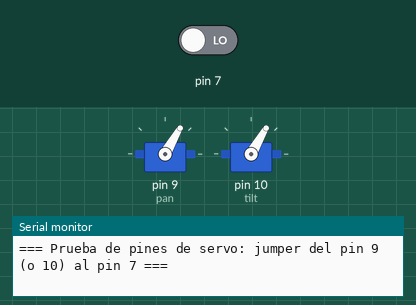
This sketch was run on a simulated Arduino Uno, built with avr-gcc and run on an emulated ATmega328P. Shown: 2 × servo, the last lines printed to the serial monitor. The inputs (shaded band) are chosen by the test bench; at power-on: pin 7 LOW.

Above: at 0.05 s.
At 3.15 s:
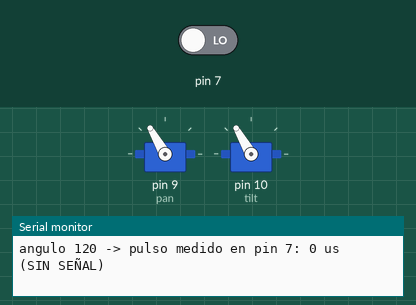
At 4.2 s:
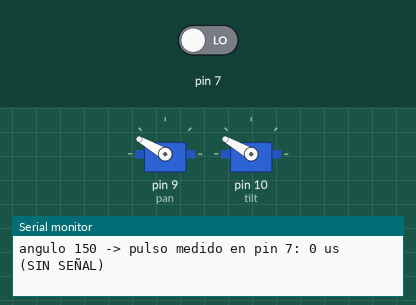
At 6.3 s:
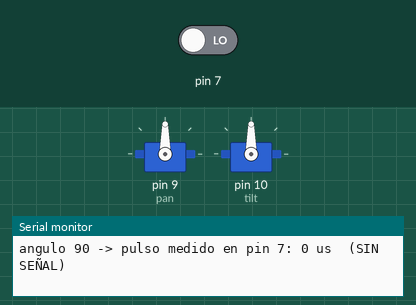
Timing chart, 0 to 8.2 s (numbered marks = the images above):
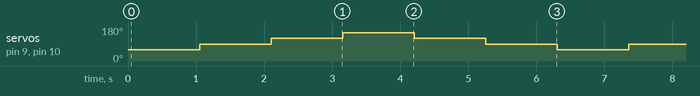

The sketch:

99_prueba_pines_servo.ino
```cpp
/*
 * VigIA - Prueba de los pines de servo del Arduino Uno (sin multímetro)
 * ---------------------------------------------------------------------
 * Genera la señal de servo en los pines 9 y 10 (igual que 03_arduino_servos)
 * y la MIDE por el pin 7 con pulseIn().
 *
 * Conexión: un jumper del pin 9 (o del 10) al pin 7. No hace falta servo.
 * Abrir el Monitor Serie a 9600: cada segundo muestra el ancho del pulso.
 *   ~1000-2000 us  -> el pin SÍ saca la señal de servo (el Uno está bien)
 *   0 (sin pulso)  -> el pin no saca señal o el jumper está mal puesto
 * El ancho cambia solo (barre de 60° a 150°) para ver que responde.
 *
 * Al terminar, volver a subir 03_arduino_servos.
 */
#include <Servo.h>

Servo pan, tilt;

void setup() {
  Serial.begin(9600);
  pan.attach(9);
  tilt.attach(10);
  pinMode(7, INPUT);
  Serial.println(F("=== Prueba de pines de servo: jumper del pin 9 (o 10) al pin 7 ==="));
}

void loop() {
  static int angulo = 60, paso = 30;
  pan.write(angulo);
  tilt.write(angulo);
  delay(300);
  unsigned long ancho = pulseIn(7, HIGH, 50000UL);   // espera hasta 50 ms
  Serial.print(F("angulo "));
  Serial.print(angulo);
  Serial.print(F(" -> pulso medido en pin 7: "));
  Serial.print(ancho);
  Serial.println(ancho ? F(" us  (SEÑAL OK)") : F(" us  (SIN SEÑAL)"));
  angulo += paso;
  if (angulo >= 150 || angulo <= 60) paso = -paso;
  delay(700);
}
```

Measured:
- by itself, servo on pin 9 (pan), servo on pin 10 (tilt): repeats every 6.3 s: 120° 1.1 s, 150° 1.1 s, 120° 1.1 s, 90° 1.1 s, 60° 1.1 s, 90° 1.1 s
